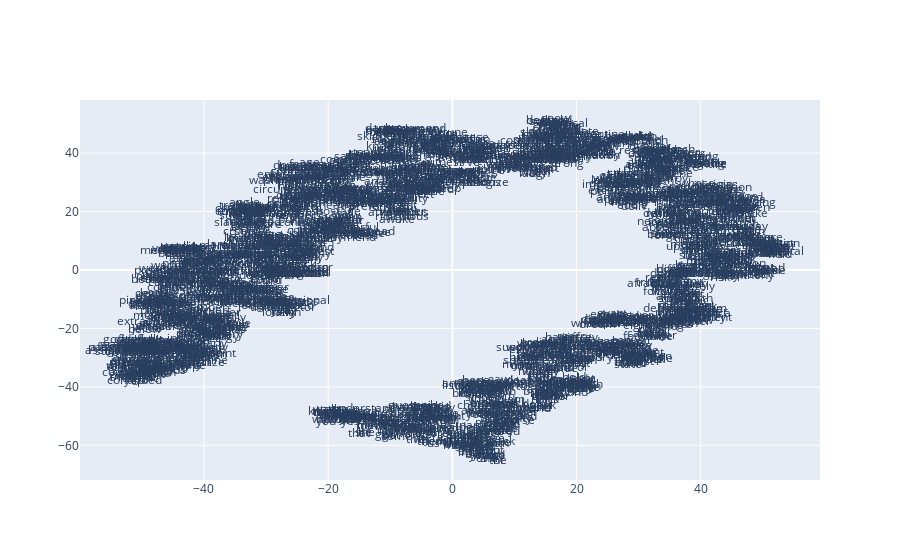

The notebook cell saved with this chart:
### Markdown cell above
The documentation for gensim provided a really nice example on visualizing embedded words by reducing the dimensionality of the words to 2 dimensions using tSNE.

### Code cell
# Visualizing word embeddings via plotly and matplotlib and the TSNE algorithm
from sklearn.decomposition import IncrementalPCA    # inital reduction
from sklearn.manifold import TSNE                   # final reduction
import numpy as np                                  # array handling

def reduce_dimensions(model):
    num_dimensions = 2  # final num dimensions (2D, 3D, etc)

    # extract the words & their vectors, as numpy arrays
    vectors = np.asarray(model.wv.vectors)
    labels = np.asarray(model.wv.index_to_key)  # fixed-width numpy strings

    # reduce using t-SNE
    tsne = TSNE(n_components=num_dimensions, random_state=0)
    vectors = tsne.fit_transform(vectors)

    x_vals = [v[0] for v in vectors]
    y_vals = [v[1] for v in vectors]
    return x_vals, y_vals, labels

x_vals, y_vals, labels = reduce_dimensions(word2vec_model)

def plot_with_plotly(x_vals, y_vals, labels, plot_in_notebook=True):
    from plotly.offline import init_notebook_mode, iplot, plot
    import plotly.graph_objs as go

    trace = go.Scatter(x=x_vals, y=y_vals, mode='text', text=labels)
    data = [trace]

    if plot_in_notebook:
        init_notebook_mode(connected=True)
        iplot(data, filename='word-embedding-plot')
    else:
        plot(data, filename='word-embedding-plot.html')

def plot_with_matplotlib(x_vals, y_vals, labels):
    import matplotlib.pyplot as plt
    import random

    random.seed(0)

    plt.figure(figsize=(12, 12))
    plt.scatter(x_vals, y_vals)

    #
    # Label randomly subsampled 25 data points
    #
    indices = list(range(len(labels)))
    selected_indices = random.sample(indices, 25)
    for i in selected_indices:
        plt.annotate(labels[i], (x_vals[i], y_vals[i]))

try:
    get_ipython()
except Exception:
    plot_function = plot_with_matplotlib
else:
    plot_function = plot_with_plotly

print('This is a plot for word2vec_model')
plot_function(x_vals, y_vals, labels)

### Figure 1 — Plotly figure (JSON) as saved in the notebook; plotly's stock layout.template omitted (floating-point values rounded to 4 significant figures; data arrays with more than 128 entries replaced by an {"elided": "..."} marker saying what was removed)
{"data": [{"mode": "text", "text": {"elided": "2186 str values"}, "type": "scatter", "x": {"elided": "2186 float values"}, "y": {"elided": "2186 float values"}}], "layout": {}}
